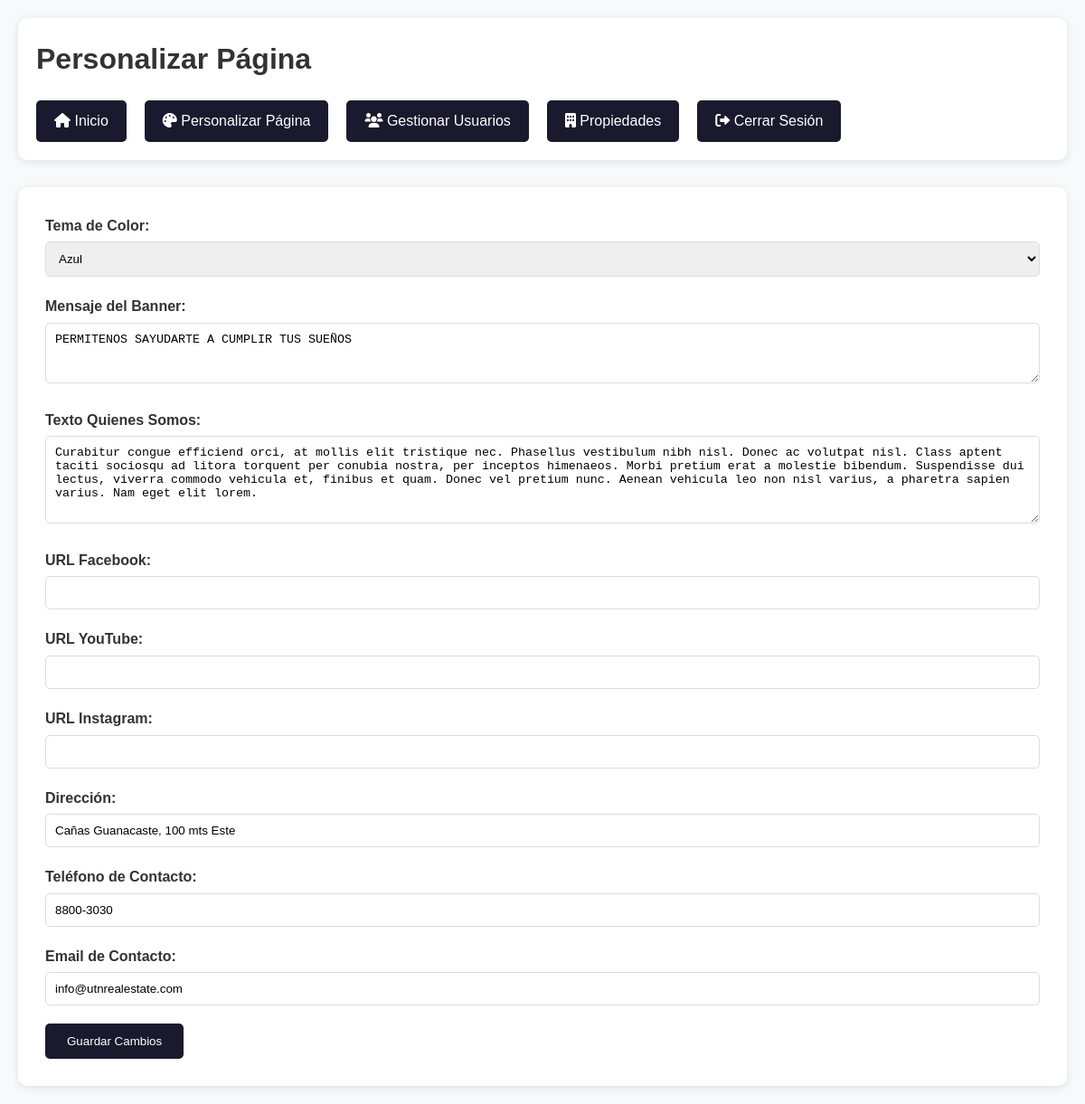
Page /admin/dashboard.php (signed in) on the committed database.
### tables this page shows
CREATE TABLE configuracion_sitio (
    id INT AUTO_INCREMENT PRIMARY KEY,
    tema_color ENUM('azul', 'amarillo_gris', 'blanco_gris') DEFAULT 'azul',
    icono_principal VARCHAR(255),
    icono_blanco VARCHAR(255),
     
    logo_principal VARCHAR(255),
    logo_blanco VARCHAR(255),
    imagen_banner VARCHAR(255),
    mensaje_banner TEXT,
    quienes_somos_texto TEXT,
    quienes_somos_imagen VARCHAR(255),
    imagen_quienes_somos VARCHAR(255),
    facebook_url VARCHAR(255),
    youtube_url VARCHAR(255),
    instagram_url VARCHAR(255),
    direccion TEXT,
    telefono_contacto VARCHAR(20),
    email_contacto VARCHAR(100)
);

### admin/dashboard.php (the view, shortened to what this page needs)
<?php
$database = new Database();
$db = $database->getConnection();
$query = "SELECT * FROM configuracion_sitio LIMIT 1";
$stmt = $db->prepare($query);
$stmt->execute();
$config = $stmt->fetch(PDO::FETCH_ASSOC);
?>
<!DOCTYPE html>
<html lang="es">
<head>
    <link rel="stylesheet" href="../css/styles.css">
    <link rel="stylesheet" href="https://cdnjs.cloudflare.com/ajax/libs/font-awesome/6.0.0/css/all.min.css">
</head>
<body>
    <div class="admin-panel">
        <div class="admin-container">
            <div class="admin-header">
                <h1>Personalizar Página</h1>
                <div class="admin-nav">
                    <a href="dashboard.php"><i class="fas fa-home"></i> Inicio</a>
                    <a href="personalizar.php"><i class="fas fa-palette"></i> Personalizar Página</a>
                    <a href="usuarios.php"><i class="fas fa-users"></i> Gestionar Usuarios</a>
                    <a href="propiedades.php"><i class="fas fa-building"></i> Propiedades</a>
                    <a href="../includes/logout.php"><i class="fas fa-sign-out-alt"></i> Cerrar Sesión</a>
                </div>
            </div>
            <div class="admin-content">
                <form method="POST">
                    <div class="form-group">
                        <label>Tema de Color:</label>
                        <select name="tema_color" required>
                            <option value="azul" <?php echo ($config['tema_color'] == 'azul') ? 'selected' : ''; ?>>Azul</option>
                        </select>
                    </div>
                    <div class="form-group">
                        <label>Mensaje del Banner:</label>
                        <textarea name="mensaje_banner" rows="3" required><?php echo htmlspecialchars($config['mensaje_banner']); ?></textarea>
                    </div>
                    <div class="form-group">
                        <label>Texto Quienes Somos:</label>
                        <textarea name="quienes_somos_texto" rows="5" required><?php echo htmlspecialchars($config['quienes_somos_texto']); ?></textarea>
                    </div>
                    <div class="form-group">
                        <label>URL Facebook:</label>
                        <input type="url" name="facebook_url" value="<?php echo htmlspecialchars($config['facebook_url']); ?>">
                    </div>
                    <div class="form-group">
                        <label>URL YouTube:</label>
                        <input type="url" name="youtube_url" value="<?php echo htmlspecialchars($config['youtube_url']); ?>">
                    </div>
                    <div class="form-group">
                        <label>URL Instagram:</label>
                        <input type="url" name="instagram_url" value="<?php echo htmlspecialchars($config['instagram_url']); ?>">
                    </div>
                    <div class="form-group">
                        <label>Dirección:</label>
                        <input type="text" name="direccion" value="<?php echo htmlspecialchars($config['direccion']); ?>" required>
                    </div>
                    <div class="form-group">
                        <label>Teléfono de Contacto:</label>
                        <input type="text" name="telefono_contacto" value="<?php echo htmlspecialchars($config['telefono_contacto']); ?>" required>
                    </div>
                    <div class="form-group">
                        <label>Email de Contacto:</label>
                        <input type="email" name="email_contacto" value="<?php echo htmlspecialchars($config['email_contacto']); ?>" required>
                    </div>
                    <button type="submit" class="btn">Guardar Cambios</button>
                </form>
            </div>
        </div>
    </div>
</body>
</html>

### css/styles.css (style rules this page uses)
* { margin: 0; padding: 0; box-sizing: border-box; }
body { font-family: "Arial", sans-serif; line-height: 1.6; color: #333; }
.admin-panel { background: #f8f9fa; min-height: 100vh; padding: 20px 0; }
.admin-container { max-width: 1200px; margin: 0 auto; padding: 0 20px; }
.admin-header { background: white; padding: 20px; border-radius: 10px; margin-bottom: 30px; box-shadow: 0 2px 10px rgba(0, 0, 0, 0.1); }
.admin-nav { display: flex; gap: 20px; margin-top: 20px; }
.admin-nav a { background: #1a1a2e; color: white; padding: 10px 20px; text-decoration: none; border-radius: 5px; transition: background 0.3s; }
.admin-content { background: white; padding: 30px; border-radius: 10px; box-shadow: 0 2px 10px rgba(0, 0, 0, 0.1); }
.form-group { margin-bottom: 20px; }
.form-group label { display: block; margin-bottom: 5px; font-weight: bold; }
.form-group input, .form-group select, .form-group textarea { width: 100%; padding: 10px; border: 1px solid #ddd; border-radius: 5px; }
.btn { background: #1a1a2e; color: white; padding: 12px 24px; border: none; border-radius: 5px; cursor: pointer; text-decoration: none; display: inline-block; margin-right: 10px; }

### rows in the picture
configuracion_sitio: tema_color "Azul", mensaje_banner "PERMITENOS SAYUDARTE A CUMPLIR TUS SUEÑOS", quienes_somos_texto "Curabitur congue efficiend orci, at mollis elit tristique nec. Phasellus vestibulum nibh nisl. Donec ac volutpat nisl. Class aptent taciti sociosqu ad litora torquent per conubia nostra, per inceptos himenaeos. Morbi pretium erat a molestie bibendum. Suspendisse dui lectus, viverra commodo vehicula et, finibus et quam. Donec vel pretium nunc. Aenean vehicula leo non nisl varius, a pharetra sapien varius. Nam eget elit lorem.", direccion "Cañas Guanacaste, 100 mts Este", telefono_contacto "8800-3030", email_contacto "info@utnrealestate.com"
